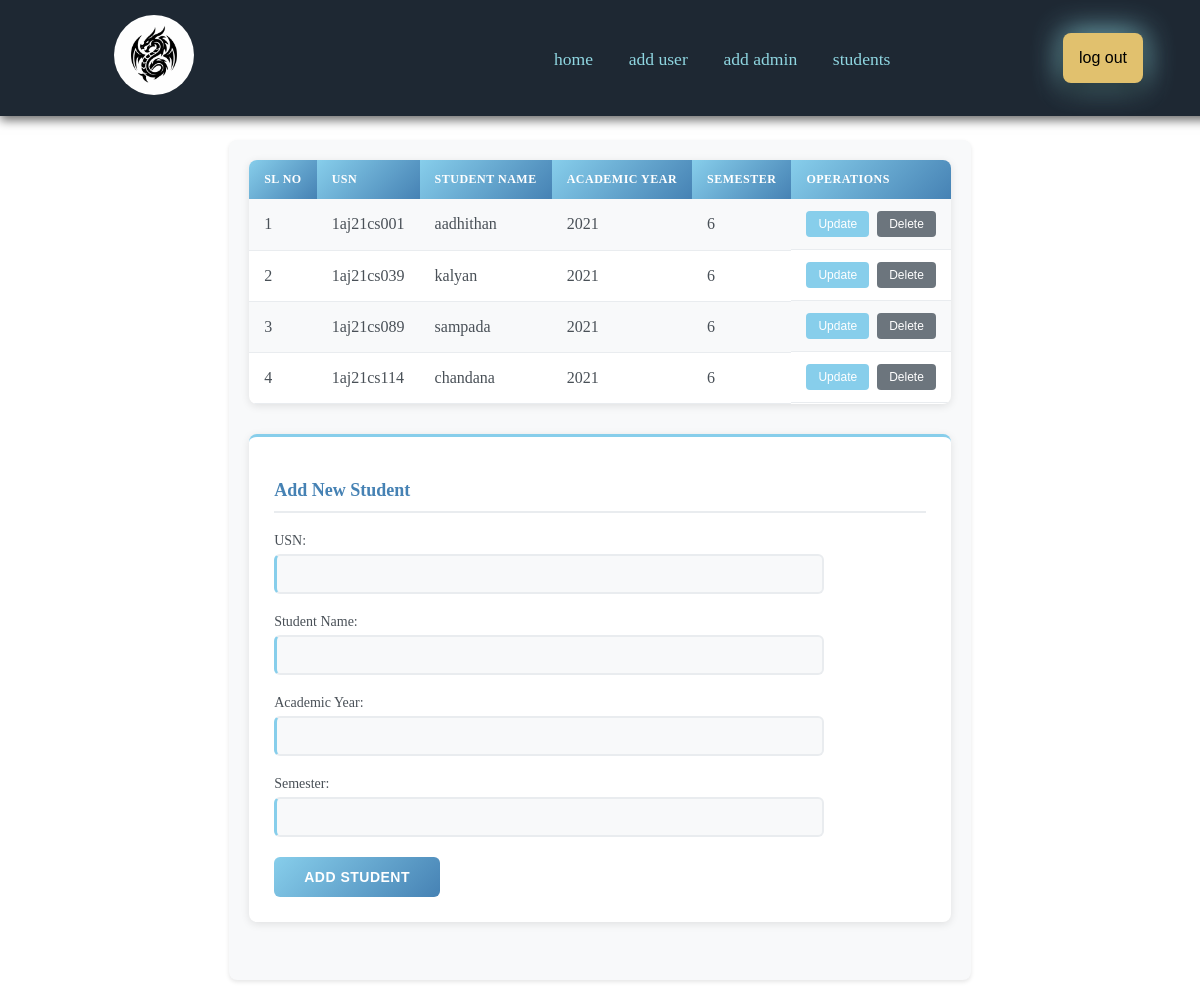
The page /admin/students.php on the database its author committed.
### tables this page shows
CREATE TABLE `students` (
  `usn` varchar(20) NOT NULL,
  `name` char(20) NOT NULL,
  `acadamic_year` year(4) NOT NULL,
  `sem` int(2) NOT NULL
);

### admin/students.php (the view, shortened to what this page needs)
<?php
    include("connect.php");
?>
<!DOCTYPE html>
<html lang="en">
<head>
    <link rel="stylesheet" href="../static/css/admin_op.css">
</head>
<body>
    <nav>
        <div class="nav_elements">
            <a href="./admin_home.php" class="logo"><img src="../static/img/logo.png" alt=""></a>
        </div>
        <div class="nav_elements">
            <a href="./admin_home.php">home</a>
            <a href="./admin_add_user.php">add user</a>
            <a href="./admin_add_admin.php">add admin</a>
            <a href="./students.php">students</a>
        </div>
        <div class="log_out_btn">
            <form action="<?php $_SERVER['PHP_SELF'] ?>" method="post">
                <button name="logout" value="logout">log out</button>
            </form>
        </div>
    </nav>
    <div class="user-management-container" style="height: auto; min-height : 800px;">
    <?php
        $sql = "SELECT * FROM students";
        $result = mysqli_query($conn,$sql);
        $i = 1;
        echo'<table class="user-table">';
        echo'<tr>
                <th>SL No</th>
                <th>USN</th>
                <th>Student Name</th>
                <th>Academic Year</th>
                <th>Semester</th>
                <th>Operations</th>
            </tr>';
        while($row = mysqli_fetch_assoc($result)){
            $id = $row['usn'];
            echo'<tr>';
            echo'<td>'.$i.'</td>';
            echo'<td>'.$row['usn'].'</td>';
            echo'<td>'.$row['name'].'</td>';
            echo'<td>'.$row['acadamic_year'].'</td>';
            echo'<td>'.$row['sem'].'</td>';
            echo'<td class="action-buttons">
                    <button class="action-btn update-btn"><a href="stuupdate.php?updateid='.$id.'">Update</a></button>
                    <button class="action-btn delete-btn"><a href="studelete.php?deleteid='.$id.'">Delete</a></button>
                </td>';
            echo'</tr>';
            $i += 1;
        }
        echo'</table>';
    ?>
    <div class="add-user-form">
        <h3 class="form-title">Add New Student</h3>
        <form action="<?php echo $_SERVER['PHP_SELF']; ?>" method="post">
            <div class="form-group">
                <label class="form-label">USN:</label>
                <input type="text" name="newusn" class="form-input" required>
            </div>
            <div class="form-group">
                <label class="form-label">Student Name:</label>
                <input type="text" name="newstudent" class="form-input" required>
            </div>
            <div class="form-group">
                <label class="form-label">Academic Year:</label>
                <input type="number" name="newyear" class="form-input" required>
            </div>
            <div class="form-group">
                <label class="form-label">Semester:</label>
                <input type="number" name="newsem" class="form-input" required min="1" max="8">
            </div>
            <button name="adduser" value="add" class="submit-btn">Add Student</button>
        </form>
    </div>
</div>
</body>
</html>

### static/css/admin_op.css (style rules this page uses)
body { margin: 0; margin-top: 10%; padding: 0; background-color:white; color: #000000; display: flex; min-height: 100vh; }
nav { font-size: 1.4em; background: #1e2833; padding: 15px; display: flex; justify-content: space-between; align-items: center; box-shadow: 0 4px 10px rgba(0, 0, 0, 0.6); width: 100%; position: fixed; top: 0; z-index: 1000; }
.logo img { display: inline-block; padding: 0; width: 80px; border-radius: 50%; margin: 0 auto; margin-left: 20%; }
nav a { color: #8fd6e1; text-decoration: none; margin: 0 15px; font-size: 1.1rem; transition: color 0.3s ease-in-out; }
.nav_elements { display: inline-block; width: 35%; align-items: center; justify-content: center; }
.log_out_btn { margin-right: 6%; }
.log_out_btn button { background: #e1c16e; color: #000; border: none; border-radius: 8px; box-shadow: 0 8px 20px rgba(0, 0, 0, 0.6), 0 0 30px #8fd6e1; font-size: 1rem; cursor: pointer; transition: background 0.3s ease-in-out, transform 0.2s ease-in-out; }
.user-management-container { max-width: 1000px; height: 500px; margin: 20px auto; padding: 20px; background-color: #f8f9fa; border-radius: 8px; box-shadow: 0 2px 4px rgba(0, 0, 0, 0.1); }
.user-table { width: 100%; border-collapse: collapse; margin-bottom: 30px; background-color: white; border-radius: 8px; overflow: hidden; box-shadow: 0 2px 8px rgba(0, 0, 0, 0.1); }
.user-table th { background: linear-gradient(135deg, #87ceeb, #4682b4); color: white; padding: 12px 15px; text-align: left; font-weight: 600; text-transform: uppercase; font-size: 12px; letter-spacing: 0.5px; }
.user-table td { padding: 12px 15px; border-bottom: 1px solid #e9ecef; color: #495057; }
.user-table tr:nth-child(even) { background-color: #f8f9fa; }
.action-buttons { display: flex; gap: 8px; }
.action-btn { padding: 6px 12px; border: none; border-radius: 4px; cursor: pointer; font-size: 12px; font-weight: 500; transition: all 0.3s ease; text-decoration: none; display: inline-block; }
.update-btn { background-color: #87ceeb; color: white; }
.delete-btn { background-color: #6c757d; color: white; }
.action-btn a { color: inherit; text-decoration: none; }
.add-user-form { background-color: white; padding: 25px; border-radius: 8px; box-shadow: 0 2px 8px rgba(0, 0, 0, 0.1); border-top: 3px solid #87ceeb; }
button { background: #e1c16e; color: #000; border: none; border-radius: 8px; padding: 16px; font-size: 1rem; cursor: pointer; transition: background 0.3s ease-in-out, transform 0.2s ease-in-out; }
.form-title { color: #4682b4; margin-bottom: 20px; font-size: 18px; font-weight: 600; border-bottom: 2px solid #e9ecef; padding-bottom: 10px; }
.form-group { margin-bottom: 20px; }
.form-label { display: block; margin-bottom: 5px; color: #495057; font-weight: 500; font-size: 14px; }
.form-input { width: 80%; padding: 10px 12px; border: 2px solid #e9ecef; border-radius: 6px; font-size: 14px; transition: border-color 0.3s ease; background-color: #f8f9fa; }
.form-input:required { border-left: 3px solid #87ceeb; }
.submit-btn { background: linear-gradient(135deg, #87ceeb, #4682b4); color: white; padding: 12px 30px; border: none; border-radius: 6px; font-size: 14px; font-weight: 600; cursor: pointer; transition: all 0.3s ease; text-transform: uppercase; letter-spacing: 0.5px; }

### rows shown on the page
students: usn "1aj21cs001", name "aadhithan", acadamic_year "2021", sem "6"
students: usn "1aj21cs039", name "kalyan", acadamic_year "2021", sem "6"
students: usn "1aj21cs089", name "sampada", acadamic_year "2021", sem "6"
students: usn "1aj21cs114", name "chandana", acadamic_year "2021", sem "6"
